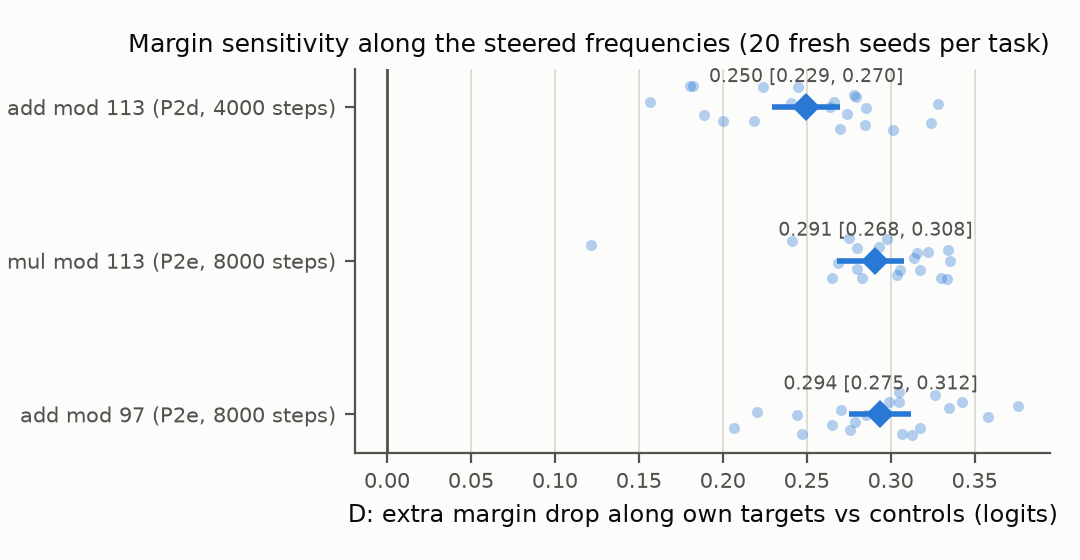

Write Python code to recreate this figure.
"""Figure 5 (draft): K2-function - margin sensitivity D (drop along own targets minus mean drop along four control sets, equal-norm W_E
step 0.02 ||X||) per seed and seed mean with 95 % bootstrap CI, from the frozen summaries P2d (c0cd65f, add 113, 4000 steps) and P2e
(3c484ef, mul 113 and add 97, 8000 steps). Blocks differ in step budget and seeds; compare magnitudes only qualitatively. Limit (EXP-068):
the sensitivity follows the energy distribution in W_E. Output: fig5_margin_sensitivity.png/.svg.
"""
from __future__ import annotations

import json
from pathlib import Path

import matplotlib

matplotlib.use("Agg")
import matplotlib.pyplot as plt  # noqa: E402
import numpy as np  # noqa: E402

HERE = Path(__file__).resolve().parent
LAB = HERE.parents[1]
SERIES, INK, MUTED, SURFACE, GRID = "#2a78d6", "#0b0b0b", "#52514e", "#fcfcfb", "#d9d8d3"


def main() -> None:
    d = json.loads((LAB / "confirm/P2d_summary.json").read_text(encoding="utf-8"))
    e = json.loads((LAB / "confirm/P2e_summary.json").read_text(encoding="utf-8"))
    arms = [("add mod 113 (P2d, 4000 steps)", [r["D"] for r in d["rows"] if not r.get("technical")], d["mean"], d["ci95"]),
            ("mul mod 113 (P2e, 8000 steps)", [r["D"] for r in e["rows"]["mul113"] if not r.get("technical")],
             e["tasks"]["mul113"]["mean"], e["tasks"]["mul113"]["ci95"]),
            ("add mod 97 (P2e, 8000 steps)", [r["D"] for r in e["rows"]["add97"] if not r.get("technical")],
             e["tasks"]["add97"]["mean"], e["tasks"]["add97"]["ci95"])]
    for _, v, m, _ in arms:
        assert abs(np.mean(v) - m) < 1e-9, "per-seed values do not reproduce the frozen mean"
    fig, ax = plt.subplots(figsize=(5.4, 2.8), facecolor=SURFACE)
    ax.set_facecolor(SURFACE)
    rng = np.random.default_rng(5)
    for y, (name, v, m, ci) in enumerate(arms):
        ax.plot(v, y + rng.uniform(-0.15, 0.15, len(v)), "o", color=SERIES, alpha=0.35, markersize=4, markeredgewidth=0)
        ax.hlines(y, ci[0], ci[1], color=SERIES, linewidth=2, zorder=3)
        ax.plot([m], [y], "D", color=SERIES, markersize=7, markeredgewidth=0, zorder=4)
        ax.annotate(f"{m:.3f} [{ci[0]:.3f}, {ci[1]:.3f}]", (m, y), xytext=(0, 9), textcoords="offset points", ha="center", fontsize=7, color=MUTED)
    ax.axvline(0, color=MUTED, linewidth=1)
    ax.set_yticks(range(len(arms)), [a[0] for a in arms], fontsize=7.5, color=INK)
    ax.invert_yaxis()
    ax.set_xlabel("D: extra margin drop along own targets vs controls (logits)", fontsize=8.5, color=INK)
    ax.set_title("Margin sensitivity along the steered frequencies (20 fresh seeds per task)", fontsize=9, color=INK, loc="right")
    ax.grid(axis="x", color=GRID, linewidth=0.6)
    ax.set_axisbelow(True)
    for side in ("top", "right"):
        ax.spines[side].set_visible(False)
    for side in ("left", "bottom"):
        ax.spines[side].set_color(MUTED)
    ax.tick_params(colors=MUTED, labelsize=7.5)
    fig.tight_layout()
    for ext in ("png", "svg"):
        fig.savefig(HERE / f"fig5_margin_sensitivity.{ext}", dpi=200, facecolor=SURFACE)
    print("[fig5] written", flush=True)


if __name__ == "__main__":
    main()
